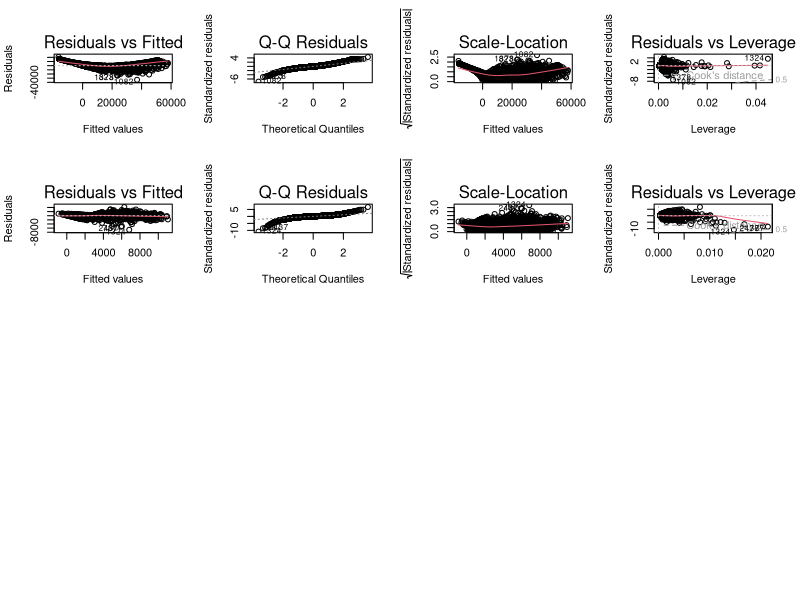
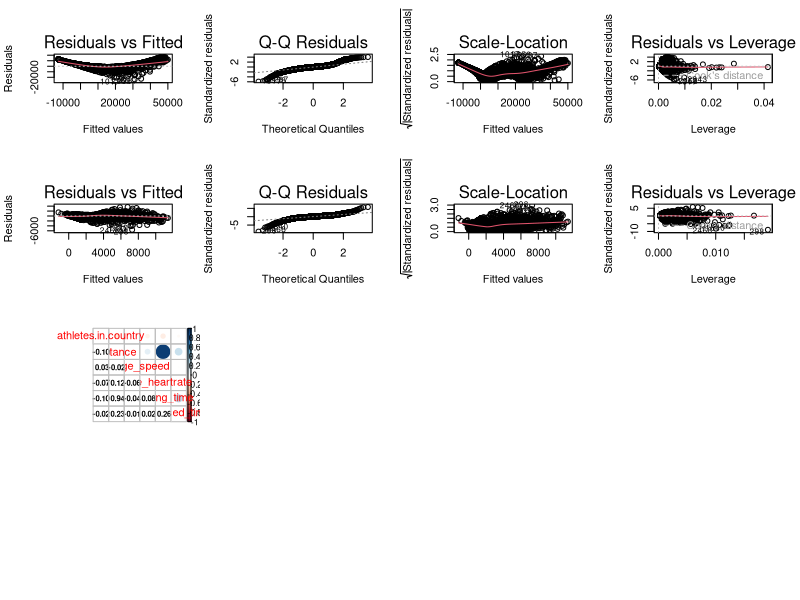

Here is the R script that generated these plots, in order:
library(dplyr)
library(corrplot)
data <- read.csv('./cleanData.csv', na.strings = c("", "NA"))

# Question 1 
# Remove outliers from the data for a more accurate model 
remove_outliers <- function(x, na.rm = TRUE, ...) {
  qnt <- quantile(x, probs = c(0.25, 0.75), na.rm = na.rm, ...)
  H <- 1.5 * IQR(x, na.rm)
  
  y <- x
  
  y[x < (qnt[1] - H)] <- NA
  y[x > (qnt[2] + H)] <- NA
  y
}

# Begin removing outliers and create a male and female data frame
distance <- remove_outliers(data$distance)
moving_time <- remove_outliers(data$moving_time)
average_speed <- remove_outliers(data$average_speed)
max_speed <- remove_outliers(data$max_speed)
elapsed_time <- remove_outliers(data$elapsed_time)

clean_data <- data.frame(data$athlete.sex, distance, moving_time, average_speed, max_speed, elapsed_time) %>%
  na.omit()

male_data <- clean_data %>%
  filter(data.athlete.sex == "M")

female_data <- clean_data %>%
  filter(data.athlete.sex == "F")

# male
par(mfrow = c(4,4))
  
male_movng_lm <- lm(distance ~ average_speed + moving_time + max_speed + elapsed_time, data = male_data)
male_dist_lm <- lm(moving_time ~ average_speed + max_speed + elapsed_time + distance, data = male_data)

summary(male_movng_lm)
summary(male_dist_lm)

plot(male_movng_lm)
plot(male_dist_lm)

#female
par(mfrow= c(4,4))

fem_movng_lm <- lm(distance ~ average_speed + moving_time + max_speed + elapsed_time, data = female_data)
fem_dist_lm <- lm(moving_time ~ average_speed + max_speed + elapsed_time + distance, data = female_data)

summary(fem_movng_lm)
summary(fem_dist_lm)

plot(fem_movng_lm)
plot(fem_dist_lm)

# Q2 
# Calculate the number of athletes in each country
country_corr <- data %>%
  group_by(athlete.sex, athlete.country) %>%
  mutate(athletes.in.country = n()) %>%
  na.omit()

country_corr <- country_corr %>%
  select(athletes.in.country, distance, average_speed, average_heartrate, moving_time, elapsed_time)

correlations <- cor(country_corr[3:8], use = "pairwise.complete.obs")
corrplot.mixed(correlations, lower.col = "black", number.cex = .7)

